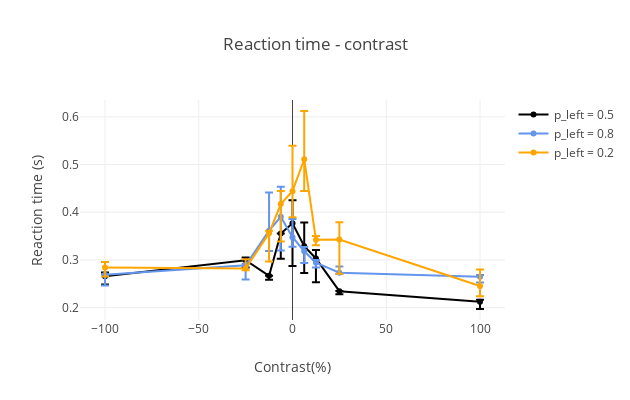

Notebook source saved alongside this figure:
### Code cell
subj_uuid = (subject.Subject & 'subject_nickname="IBL_13"').fetch1('subject_uuid')
key = {'subject_uuid': subj_uuid,
   'session_date': datetime.date(2019, 3, 29)}
sessions = behavior_analyses.BehavioralSummaryByDate.PsychResults * \
    behavior_analyses.BehavioralSummaryByDate.ReactionTimeContrast & key

data = []

for session in sessions.fetch('KEY'):
    contrasts, prob_left, reaction_time, ci_low, ci_high = \
        (sessions & session).fetch1(
            'signed_contrasts', 'prob_left', 'reaction_time_contrast', 
            'reaction_time_ci_low', 'reaction_time_ci_high')
    error_low = reaction_time - ci_low
    error_high = ci_high - reaction_time
    
    contrasts = contrasts * 100
    
    if prob_left == 0.2:
        curve_color = 'orange'
    elif prob_left == 0.5:
        curve_color = 'black'
    elif prob_left == 0.8:
        curve_color = 'cornflowerblue'
    else:
        continue

    rt_data = go.Scatter(
        x = contrasts.tolist(),
        y = reaction_time.tolist(),
        error_y = dict(
                    type='data',
                    array=error_high.tolist(),
                    arrayminus=error_low.tolist(),
                    visible=True
            ),
        marker = dict(
                size = 6,
                color = curve_color),
        mode = 'markers+lines',
        name = f'p_left = {prob_left}'
    )

    data.append(rt_data)

layout = go.Layout(
    width=630,
    height=400,
    title='Reaction time - contrast', 
    xaxis={'title':'Contrast(%)'}, 
    yaxis={'title':'Reaction time (s)'},
)

fig = go.Figure(data=data, layout=layout)
plotly.offline.iplot(fig)

### Figure 1 — Plotly figure (JSON) as saved in the notebook; plotly's stock layout.template omitted (floating-point values rounded to 4 significant figures)
{"data": [{"error_y": {"array": [0.00765, 0.0054, 0, 0, 0.0483, 0.04945, 0.0177, 0.0006, 0.0041], "arrayminus": [0.01725, 0.0153, 0.0082, 0.053, 0.0898, 0.0561, 0.0501, 0.0066, 0.0154], "type": "data", "visible": true}, "marker": {"color": "black", "size": 6}, "mode": "markers+lines", "name": "p_left = 0.5", "type": "scatter", "uid": "7aad1f43-b6bc-4889-8dde-a50e7a6460de", "x": [-100, -25, -12.5, -6.25, 0, 6.25, 12.5, 25, 100], "y": [0.2657, 0.2994, 0.2666, 0.3554, 0.3768, 0.3288, 0.303, 0.2344, 0.2124]}, {"error_y": {"array": [0, 0.0028, 0.08, 0.0632, 0.03795, 0.0088, 0.0052, 0.01305, 0.0036], "arrayminus": [0.0227, 0.0301, 0.0428, 0.0706, 0.02, 0.02475, 0.0105, 0.0027, 0.012], "type": "data", "visible": true}, "marker": {"color": "cornflowerblue", "size": 6}, "mode": "markers+lines", "name": "p_left = 0.8", "type": "scatter", "uid": "2691aa07-2214-4870-8558-803207dec9bb", "x": [-100, -25, -12.5, -6.25, 0, 6.25, 12.5, 25, 100], "y": [0.2688, 0.2889, 0.3614, 0.3905, 0.3477, 0.3183, 0.2944, 0.2731, 0.2648]}, {"error_y": {"array": [0.0118, 0.01965, 0.0051, 0.0276, 0.09535, 0.1011, 0.008, 0.0366, 0.0349], "arrayminus": [0.0185, 0.00345, 0.05945, 0.0784, 0.05495, 0.0667, 0.01135, 0.0715, 0.0212], "type": "data", "visible": true}, "marker": {"color": "orange", "size": 6}, "mode": "markers+lines", "name": "p_left = 0.2", "type": "scatter", "uid": "d9dddf80-a893-4420-bf97-ee535582bccb", "x": [-100, -25, -12.5, -6.25, 0, 6.25, 12.5, 25, 100], "y": [0.2838, 0.2817, 0.3561, 0.417, 0.4443, 0.5112, 0.3423, 0.3426, 0.2451]}], "layout": {"height": 400, "title": {"text": "Reaction time - contrast"}, "width": 630, "xaxis": {"title": {"text": "Contrast(%)"}}, "yaxis": {"title": {"text": "Reaction time (s)"}}}}
